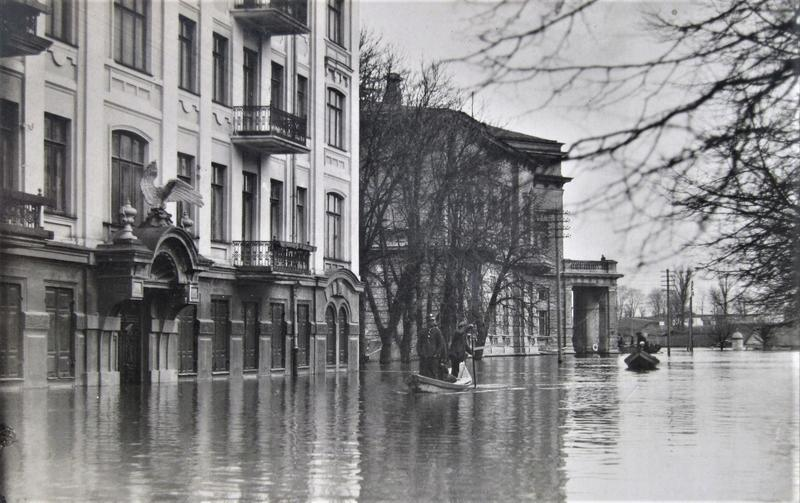
#> input picture flud.jpg, 800 x 503 px, found by its file name
$ jupyter execute --allow-errors SVD-Copy1.ipynb   (shell and % lines are left out)
#> lines starting #> are read from the running program, lines starting #| are printed output that depends on the picture
# SVD (Singular Value Decomposition)

What we will cover in this page:
- Increasing importance of linear algebra
- Singular Value Decomposition (SVD)
- Using SVD to compress images
- Recommender using SVD
- SVD for linear regression
- Naive SVD algorithm

## Increasing importance of linear algebra

In 1844 Hermann Grassmann published his "Theory of Extension" which included foundational new topics of what is today called **linear algebra**. In 1848, James Joseph Sylvester introduced the term **matrix**, which is Latin for womb.
Linear algebra is the branch of mathematics concerning linear equations such as
$a_{1}x_{1}+\cdots +a_{n}x_{n}=b$ and linear functions such as $(x_{1},\ldots ,x_{n})\mapsto a_{1}x_{1}+\ldots +a_{n}x_{n}$
and their representations through **matrices and vector spaces**. Linear algebra is increasing in importance as a core tool in the AI field. Nice [podcast](https://lexfridman.com/gilbert-strang/) about this increasing importance, Strang even suggests to replace calculus by linear algebra in schools. By the way most calculus operations have discrete analogues in linear algebra.

### Linear algebra (missing pieces?)

Since you know linear algebra well I just want to point out some important things which often are left forgotten:
- Algebra has geometric interpretation
- Usually you can think about algebraic objects and operations in alternative ways and that can open up some doors

Here are a couple examples to prove these points and give you some intuition.

#### Matrix-vector multiplication

- Matrix is a collection of vectors
- A matrix maps one vector to another vector
- Matrix times vector can be thought of as a weighted sum of matrix columns

So if we multiply a space by a matrix it enables us to **stretch and rotate** original space.

For example

$$
\begin{bmatrix}
\cos(\theta) & -\sin(\theta)\\
\sin(\theta) & \cos(\theta)
\end{bmatrix}
$$

works as a simple counter-clockwise rotation, and it's inverse as clockwise rotation. For more geometric interpretations see **3Blue1Brown** [linear algebra](https://www.youtube.com/watch?v=kjBOesZCoqc&feature=emb_title) course.

### Eigenvectors

**Suggested reading:** [THE $25,000,000,000 EIGENVECTOR THE LINEAR ALGEBRA BEHIND GOOGLE](https://www.math.arizona.edu/~glickenstein/math443f08/bryanleise.pdf)

So if a vector multiplied by a matrix is a stretch and rotation, then axes of rotation can be especially useful. These axes are called eigenvectors and are easy to define, we just formalize the fact that rotation does nothing by $A u=\lambda u$, where $\lambda$ is a scalar (eigenvalue).

An eigenvector (eigen means ‘specific’ in German) is a vector whose direction remains unchanged when a linear transformation is applied to it.

[cell 1]
import numpy as np

B = np.array([[-1, 1],
              [0, -2]])

values, vectors = np.linalg.eig(B)
print(f'Eigenvalues:\n{values}\nEigenvectors:\n{vectors}')

Let's see what's going on here.

[cell 2]
import matplotlib.pyplot as plt

X, Y = np.zeros(22), np.zeros(22)
U = np.concatenate([np.cos(np.linspace(0, 2*np.pi, 20)), vectors[0]])
V = np.concatenate([np.sin(np.linspace(0, 2*np.pi, 20)), vectors[1]])
colors = ['black'] * 20 + ['red'] * 2

plt.figure(figsize=(11, 5))
plt.subplot(121)
plt.quiver(X, Y, U, V, scale_units='x', scale=1, color=colors)
plt.xlim(-2, 2)
plt.ylim(-2, 2)

U_proj, V_proj = B.dot(np.vstack([U, V]))

plt.subplot(122)
plt.quiver(X, Y, U_proj, V_proj, scale_units='x', scale=1, color=colors)
plt.xlim(-2, 2)
plt.ylim(-2, 2)
plt.show()
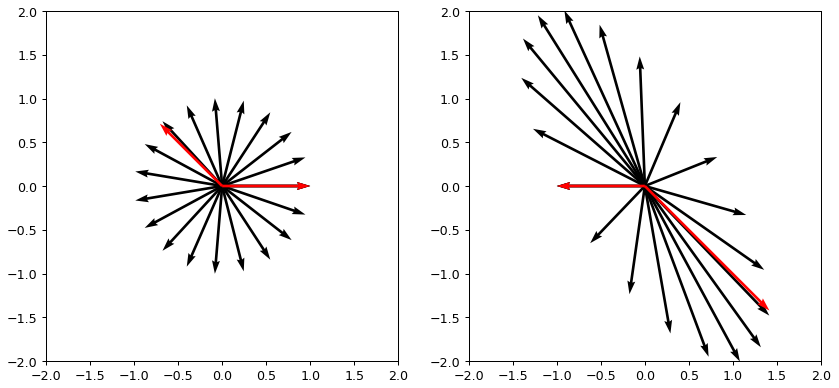
#> figure drawn by matplotlib, 2 panels

**TASK:** play a bit and make sure that it works as expected and you can use basic *numpy* functions easily (for example *np.dot*), we will need it a lot in the future.

**TASK:** play with a matrix
$\begin{bmatrix}
3 & 1\\
1 & 2
\end{bmatrix}$,
can you tell what it does to the vector space and where eigenvectors are located? Do they have a clear interpretation?

Some of the things you might discover will work only for symmetric matrices (those which are equal to its own transpose). Keep that in mind, later we will intentionally produce symmetric matrices.

### How to calculate eigenvectors

You might know that already, but let's run through a quick example to get some intuition. Let

$$A = \begin{bmatrix}
2 & 3\\
2 & 1
\end{bmatrix}$$

Since we are solving for $A u=\lambda u$ it is the same as to request that $A - \lambda I = 0$ or

$$\det\begin{pmatrix}
2 - \lambda & 3\\
2 & 1 - \lambda
\end{pmatrix} = 0.$$

After solving it you end up with two eigenvalues $\lambda_1 = -1$ and $\lambda_2 = 4$. The eigenvalue specifies the size of the eigenvector, let's find those now. By solving system of equations defined by $Au_1 = -u_1$ you should get $u_1 = \begin{bmatrix}-1\\1\end{bmatrix}$ and $Au_2 = 4u_2$ quickly leads to $u_2 = \begin{bmatrix}3\\2\end{bmatrix}$.

**TASK:** confirm these calculations using numpy.

### Singular Value Decomposition (SVD)

We can decompose matrix any way we like, for example: $A = B + C$, $A = B \cdot C$, ... It turns out that some decompositions are useful for data compression, numerical calculations and might reveal insights into the data. SVD is defined as:

For some motivation see this [video](https://www.youtube.com/watch?v=YPe5OP7Clv4) with Gilbert Strang.

It is not really clear who invented SVD, but it's clear that it happened in the 19th century. For early history see this [paper](https://www.math.ucdavis.edu/~saito/courses/229A/stewart-svd.pdf). Fun fact: Gauss used matrix decomposition in 1823.

SVD is widely used in:
- Data compression
- Recommender systems
- Linear regressions
- NLP (natural language processing)
- PCA (principal component analysis)

We will see some examples below starting from data compression.

#### How is SVD computed?

Let's compute SVD for

$X=
\begin{bmatrix}
5 & 5\\
-1 & 7
\end{bmatrix} = USV^T.$

We start by producing symmetric matrix (you should have some intuition why we need that by now)

$$X^T X=VS^TSV^T=
\begin{bmatrix}
26 & 18\\
18 & 74
\end{bmatrix} = USV^T.$$

Now we can compute eigenvectors using determinant. Since
$\det(X^TX - \lambda I) = (\lambda - 20)(\lambda - 80)$
we have

$$X^TX - 80 I =
\begin{bmatrix}
-54 & 18\\
18 & -6
\end{bmatrix}
\rightarrow
V_1 = \frac{1}{\sqrt{10}}
\begin{bmatrix}
1\\
3
\end{bmatrix}.$$

$$X^TX - 20 I =
\begin{bmatrix}
6 & 18\\
18 & 54
\end{bmatrix}
\rightarrow
V_2 = \frac{1}{\sqrt{10}}
\begin{bmatrix}
3\\
-1
\end{bmatrix};$$

Now we have

$$V = \frac{1}{\sqrt{10}}
\begin{bmatrix}
1 & 3\\
3 & -1
\end{bmatrix},$$

thus knowing that $XV=US$ it is easy to find

$$S =
\begin{bmatrix}
4\sqrt{5} & 0\\
0 & 2\sqrt{5}
\end{bmatrix};\;
U = \frac{1}{\sqrt{2}}
\begin{bmatrix}
1 & 1\\
1 & -1
\end{bmatrix}.$$

Let's confirm our results using numpy.

[cell 3]
X = np.array([[5, 5],
              [-1, 7]])

U, S, V = np.linalg.svd(X)
print(f'U\n{U}\nS\n{S}\nV\n{V}')

And to get back the original matrix we can do

[cell 4]
(U * S) @ V

**Note:** there is no need to add transpose for V since `np.linalg.svd` already returns transposed matrix. You can confirm this by typing in `np.linalg.svd?` and reading provided docs.

## Using SVD to compress images

We will use the following trick to compress images:
- Calculate SVD of an image
- Leave only top N factors in S
- Multiply matrices to obtain compressed image

As we saw this should work, because S captures most relevant eigenvectors.

[cell 5]
from IPython import display
from time import sleep
import cv2

def plot(X):
    """Just a little helper function to get a nice image plot"""
    m = 255 if X.max() > 1 else 1
    plt.imshow(X, cmap='gray', vmin=0, vmax=m)
    plt.axis('off')

[cell 6]
X = cv2.imread('flud.jpg', cv2.IMREAD_GRAYSCALE)
#> X: shape (503, 800); min 3, max 255, mean 134.6
print(f'Image shape {X.shape}')
#| Image shape (503, 800)
plot(X)
#> in plot, `m = 255 if X.max() > 1 else 1`: m = 255

[cell 7]
def size(u, s, v):
    """Calculate number of values in SVD"""
    return u.shape[0] * u.shape[1] + s.shape[0] + v.shape[0] * v.shape[1]

First, let's use all singular values. Even then we reach some compression!

[cell 8]
U, S, V = np.linalg.svd(X)
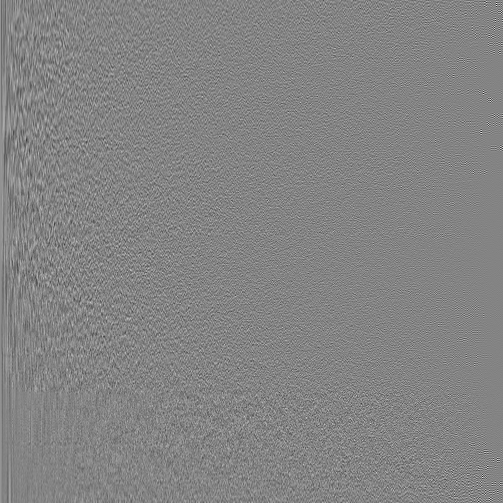
#> U: shape (503, 503) float64; min -0.409, max 0.381, mean 7.68e-05; drawn with min black and max white
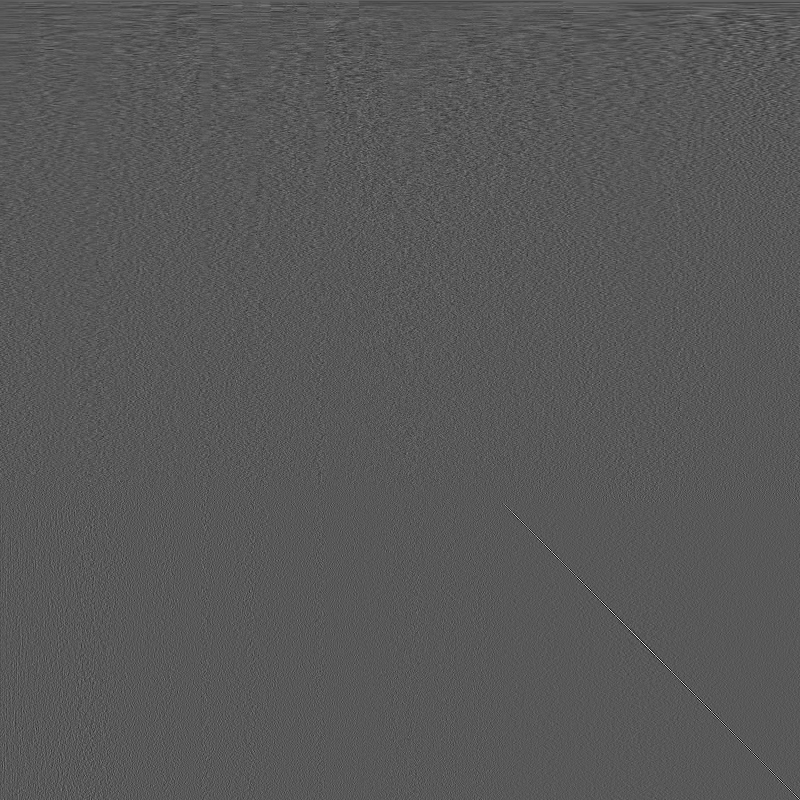
#> V: shape (800, 800) float64; min -0.33, max 0.62, mean 2.68e-05; drawn with min black and max white
#> S = 503 values, max 88625.8 at index 0, min 4.06 at index 502, mean 688.5
print('U shape - {0}\nS shape - {1}\nV shape - {2}'.format(U.shape, S.shape, V.shape))
#| U shape - (503, 503)
#| S shape - (503,)
#| V shape - (800, 800)
plot((U * S).dot(V[:len(S)]))
plt.title('Compression rate with all singular values - {0:.02%}'.format(
    1 - size(U, S, V[:len(S)]) / size(U, S, V)))
plt.show()
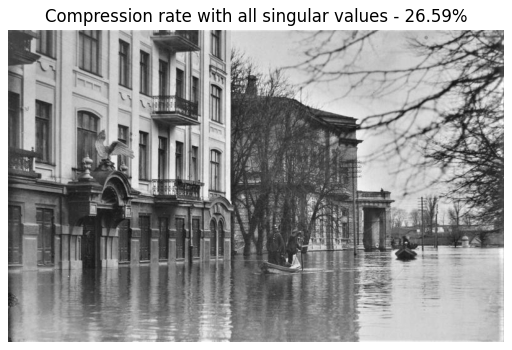
#> figure drawn by matplotlib, 1 panel

**TASK:** check if all values of `(U * S).dot(V[:len(S)])` match `X` using numpy.

Let's try to use only top singular values thus compressing the image even more.

#> (a cell that did not finish here is left out)

Note, that first singular values capture most of the information and thus lead to high compression rate.

[cell 10]
plt.plot(S)
plt.title('Singular values')
plt.show()
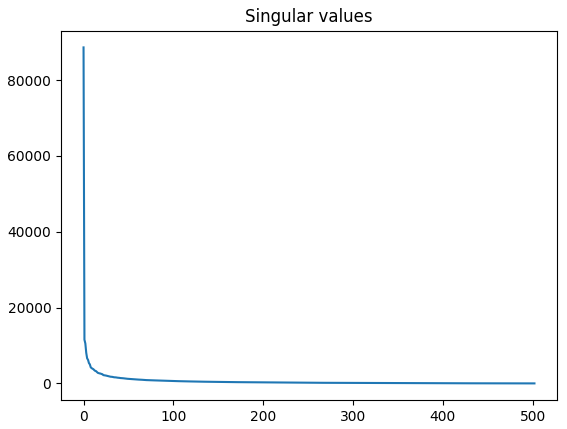
#> figure drawn by matplotlib, 1 panel; curve peaks at x = 0, y = 88625.8

**TASK:** play with animation and explore U, S, V, how many numbers do you need to transmit comprehensible image?

## SVD for linear regression

As you might know inverses are computationally unstable, for example:

[cell 11]
from scipy.linalg import hilbert

X = hilbert(10)

For sure we expect $(X^{-1})^{-1} = X$, but

[cell 12]
plt.matshow(np.linalg.inv(np.linalg.inv(X)) - X)
plt.title('Errors obtained by $(X^{-1})^{-1} - X$')
plt.axis('off')
plt.colorbar()
plt.show()
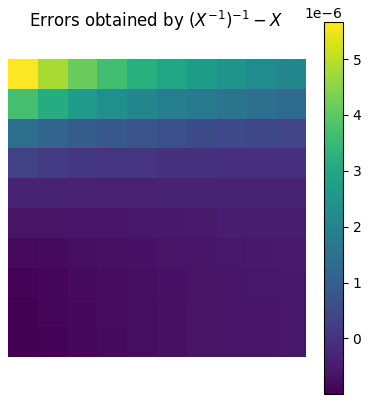
#> figure drawn by matplotlib, 2 panels

$ run again, with castle.jpg copied over flud.jpg
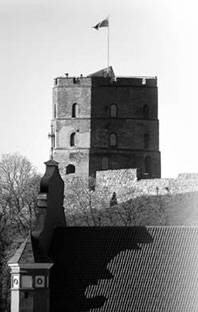
#> input picture castle.jpg, 198 x 312 px, found by its file name
#> X is the input picture: shape (312, 198); min 0, max 255, mean 143.5
#| Image shape (312, 198)
#> m = 255
#> `U, S, V = np.linalg.svd(X)`:
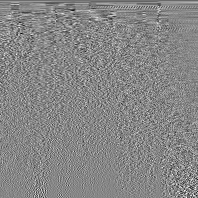
#> V: shape (198, 198) float64; min -0.403, max 0.359, mean -0.000466; drawn with min black and max white
#> S = 198 values, max 39865.6 at index 0, min 2.6 at index 197, mean 517.4
#| U shape - (312, 312)
#| S shape - (198,)
#| V shape - (198, 198)
#> `plt.show()`:
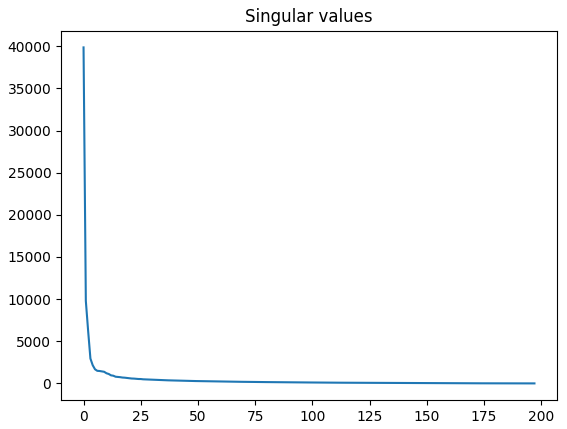
#> figure drawn by matplotlib, 1 panel; curve peaks at x = 0, y = 39865.6
